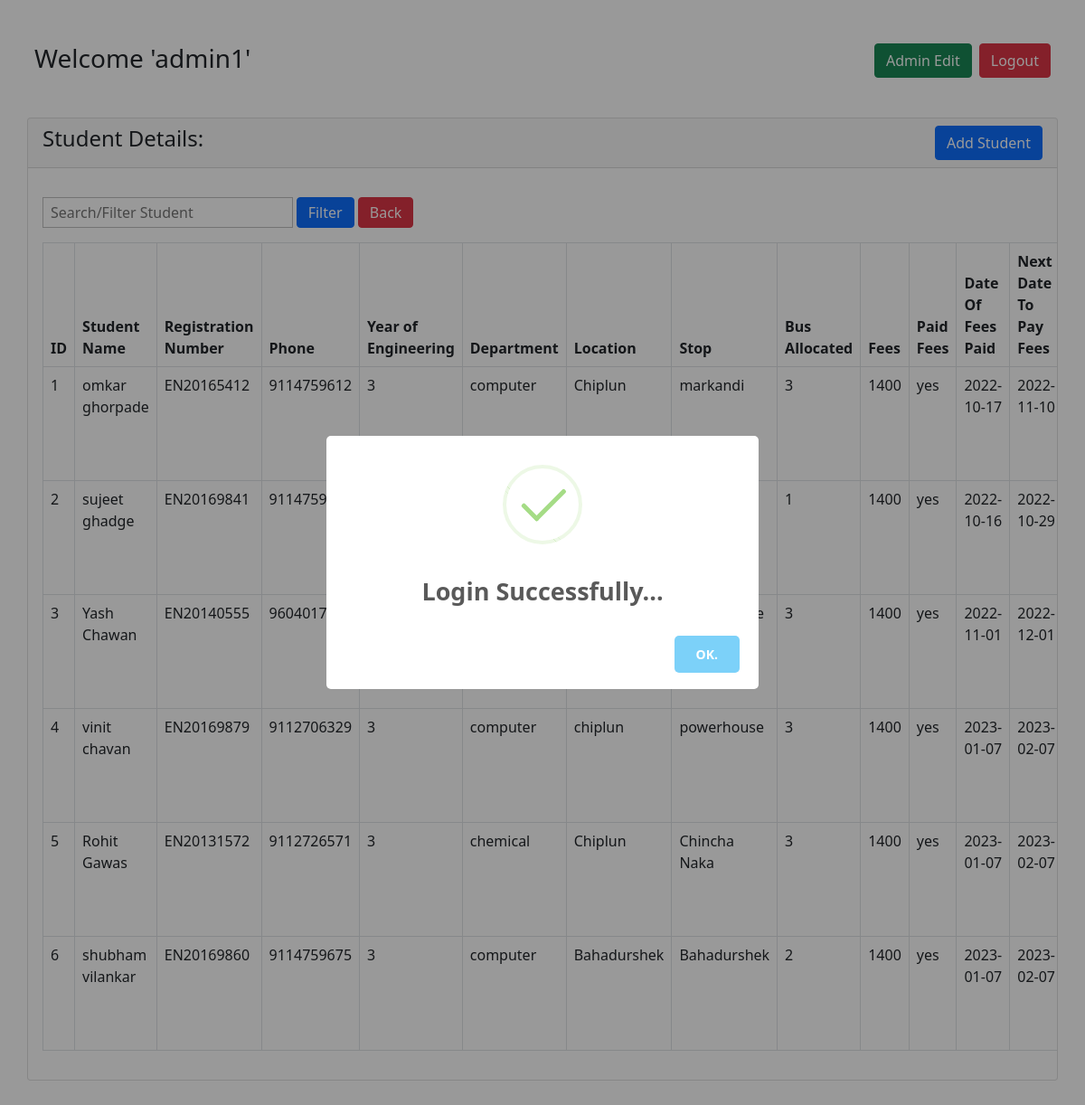
The app's page /admin.php (signed in) with its own data.
### tables this page shows
CREATE TABLE `student_data` (
  `id` int(11) NOT NULL,
  `registration_number` varchar(100) NOT NULL,
  `student_email` varchar(100) NOT NULL,
  `verify_token` varchar(100) NOT NULL,
  `password` varchar(100) NOT NULL DEFAULT 'git123',
  `student_name` varchar(100) NOT NULL,
  `bus_allocated` int(11) NOT NULL,
  `phone` bigint(100) NOT NULL,
  `year_of_engineering` int(10) NOT NULL,
  `department` varchar(50) NOT NULL,
  `location` varchar(50) NOT NULL,
  `stop` varchar(50) NOT NULL,
  `fees` bigint(50) NOT NULL,
  `paid_fees` varchar(50) NOT NULL,
  `date_of_fees_paid` date DEFAULT NULL,
  `next_date_to_pay_fees` date NOT NULL
);

### admin.php (the view, shortened to what this page needs)
<?php
     if (isset($_POST['search_student'])) {
          $search_for_student = $_POST['search_for_student'];
          $query = "SELECT * FROM `student_data` WHERE CONCAT(`registration_number`, `student_name`, `department`) LIKE '%".$search_for_student."%'";
          $search_result = filterTable($query);
     }
     else{
          $query = "SELECT * FROM `student_data`";
          $search_result = filterTable($query);
     }
     function filterTable($query){
          $con = mysqli_connect("localhost", "root", "", "bus_management_system");
          $filter_result = mysqli_query($con, $query);
          return $filter_result;
     }
?>
<!doctype html>
<html lang="en">
<head>
     <link href="https://cdn.jsdelivr.net/npm/bootstrap@5.0.2/dist/css/bootstrap.min.css" rel="stylesheet">
</head>
<body>
     <div class="container mt-5 mb-5 p-0">
          <h3 class="px-2 my-5">Welcome '<?php echo($_SESSION['admin_name']); ?>'
          <a href="logout.php" name="logout_btn" class="btn btn-danger float-end">Logout</a>
          <a href="admin-edit.php" name="admin_edit_btn" class="btn btn-success float-end mx-2">Admin Edit</a>
          </h3>
          <div class="row p-0">
               <div class="col-md-12">
                    <div class="card p-0">
                         <div class="card-header">
                              <h4>Student Details:
                                  <a href="student_create_page.php" class="btn btn-primary float-end">Add Student</a>
                              </h4>
                         </div>
                         <div class="card-body table-responsive">
                              <form action="admin.php" method="POST" class="d-inline">
                                   <input type="text" required placeholder="Search/Filter Student" class="form-check-input px-2 py-3 w-25 my-3" name="search_for_student">
                                   <input  type="submit" name="search_student" value="Filter" class="btn btn-primary py-1 my-3">
                                   <a href="admin.php" class="btn btn-danger py-1 my-3">Back</a>
                              </form>
                              <table class="table table-bordered table-hover">
                                   <thead>
                                        <tr>
                                             <th>ID</th>
                                             <th>Student Name</th>
                                             <th>Registration Number</th>
                                             <th>Phone</th>
                                             <th>Year of Engineering</th>
                                             <th>Department</th>
                                             <th>Location</th>
                                             <th>Stop</th>
                                             <th>Bus Allocated</th>
                                             <th>Fees</th>
                                             <th>Paid Fees</th>
                                             <th>Date Of Fees Paid</th>
                                             <th>Next Date To Pay Fees</th>
                                        </tr>
                                   </thead>
                                   <tbody>
                                   <?php while($student = mysqli_fetch_array($search_result)): ?>
                                       <tr>
                                             <td><?php echo $student['id']; ?></td>
                                             <td><?php echo $student['student_name']; ?></td>
                                             <td><?php echo $student['registration_number']; ?></td>
                                             <td><?php echo $student['phone']; ?></td>
                                             <td><?php echo $student['year_of_engineering']; ?></td>
                                             <td><?php echo $student['department']; ?></td>
                                             <td><?php echo $student['location']; ?></td>
                                             <td><?php echo $student['stop']; ?></td>
                                             <td><?php echo $student['bus_allocated']; ?></td>
                                             <td><?php echo $student['fees']; ?></td>
                                             <td><?php echo $student['paid_fees']; ?></td>
                                             <td><?php echo $student['date_of_fees_paid']; ?></td>
                                             <td><?php echo $student['next_date_to_pay_fees']; ?></td>
                                        </tr>
                                   <?php  endwhile; ?>
                                   </tbody>
                              </table>
                         </div>
                    </div>
               </div>
          </div>
     </div>
</body>
</html>

### records on screen
student_data: id "1", student_name "omkar ghorpade", registration_number "EN20165412", phone "9114759612", year_of_engineering "3", department "computer", location "Chiplun", stop "markandi", bus_allocated "3", fees "1400", paid_fees "yes", date_of_fees_paid "2022-10-17", next_date_to_pay_fees "2022-11-10"
student_data: id "2", student_name "sujeet ghadge", registration_number "EN20169841", phone "9114759646", bus_allocated "1", fees "1400", paid_fees "yes", date_of_fees_paid "2022-10-16", next_date_to_pay_fees "2022-10-29"
student_data: id "3", student_name "Yash Chawan", registration_number "EN20140555", phone "9604017193", bus_allocated "3", fees "1400", paid_fees "yes", date_of_fees_paid "2022-11-01", next_date_to_pay_fees "2022-12-01"
student_data: id "4", student_name "vinit chavan", registration_number "EN20169879", phone "9112706329", year_of_engineering "3", department "computer", location "chiplun", stop "powerhouse", bus_allocated "3", fees "1400", paid_fees "yes", date_of_fees_paid "2023-01-07", next_date_to_pay_fees "2023-02-07"
student_data: id "5", student_name "Rohit Gawas", registration_number "EN20131572", phone "9112726571", year_of_engineering "3", department "chemical", location "Chiplun", stop "Chincha Naka", bus_allocated "3", fees "1400", paid_fees "yes", date_of_fees_paid "2023-01-07", next_date_to_pay_fees "2023-02-07"
student_data: id "6", student_name "shubham vilankar", registration_number "EN20169860", phone "9114759675", year_of_engineering "3", department "computer", location "Bahadurshek", stop "Bahadurshek", bus_allocated "2", fees "1400", paid_fees "yes", date_of_fees_paid "2023-01-07", next_date_to_pay_fees "2023-02-07"

### other values on screen
$_SESSION['admin_name'] "admin1"
